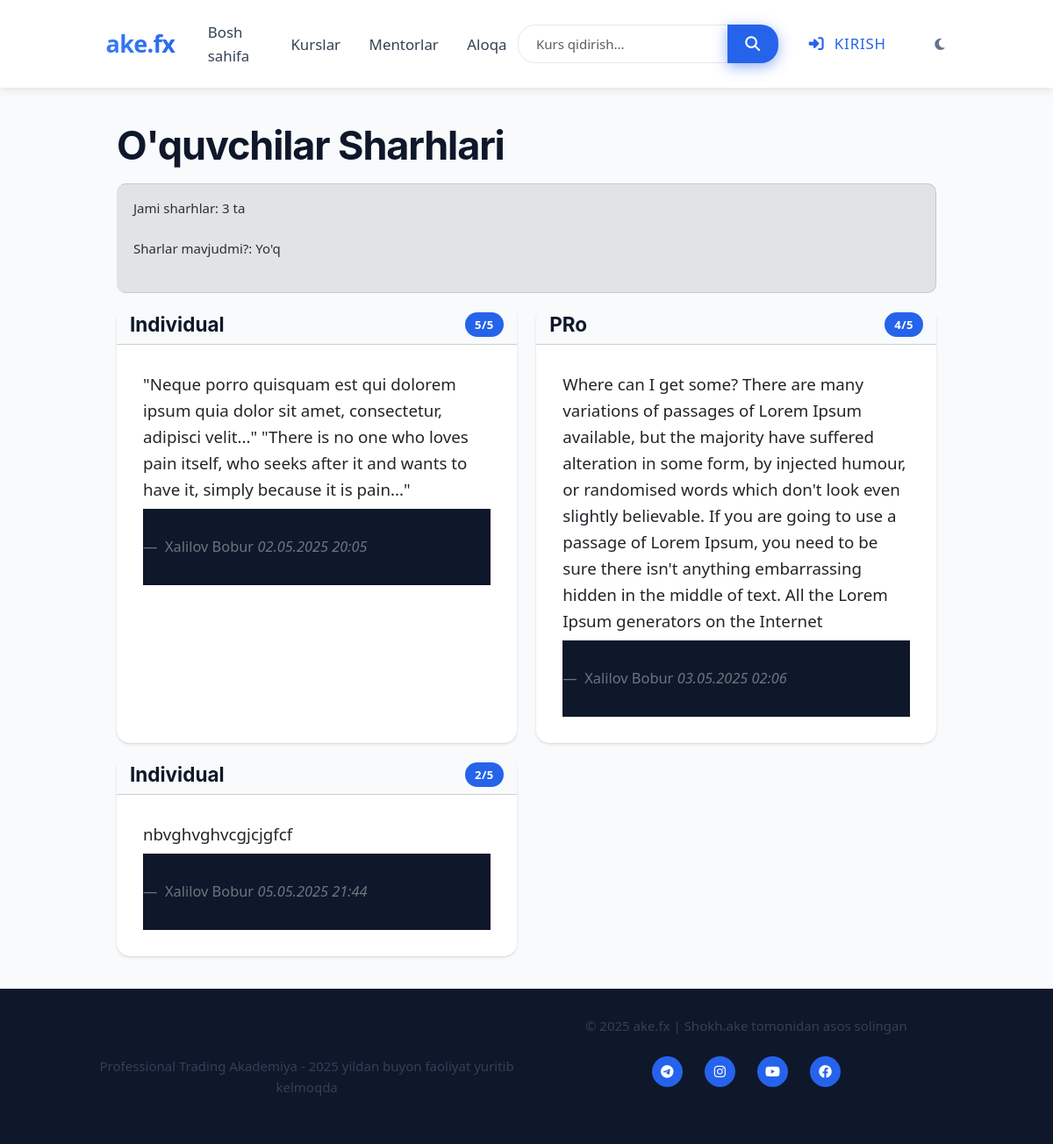
The app's page /reviews/ with its own data.
### main/models.py (models this page shows, shortened)
class Review(models.Model):
    student = models.ForeignKey(Student, on_delete=models.CASCADE)
    course = models.ForeignKey(Course, on_delete=models.CASCADE)
    rating = models.IntegerField()
    comment = models.TextField()
    date = models.DateTimeField(auto_now_add=True)

class Course(models.Model):
    title = models.CharField(max_length=100)
    description = models.TextField()
    price = models.DecimalField(max_digits=8, decimal_places=2)
    duration = models.CharField(max_length=50)  # masalan: '3 oy'
    image = models.ImageField(upload_to='courses/')
    mentor = models.ForeignKey('Mentor', on_delete=models.SET_NULL, null=True, blank=True)
    is_paid = models.BooleanField(default=True)  # Pullik yoki bepul ekanligini belgilash
    category = models.ForeignKey(Category, on_delete=models.SET_NULL, null=True, verbose_name='Kategoriya')
    level = models.ForeignKey('Level', on_delete=models.SET_NULL, null=True, verbose_name='Daraja')
    created_at = models.DateTimeField(auto_now_add=True)

class Student(models.Model):
    full_name = models.CharField(max_length=100)
    phone = models.CharField(max_length=20)
    email = models.EmailField()
    course = models.ForeignKey(Course, on_delete=models.SET_NULL, null=True)
    registered_at = models.DateTimeField(auto_now_add=True)

### main/views.py (the view)
# urls.py: path('reviews/', views.review_list, name='review-list'),
def review_list(request):
    reviews = Review.objects.all().select_related('student', 'course')
    return render(request, 'review_list.html', {'reviews': reviews})

### main/templates/review_list.html (shortened to what this page needs)
{% extends 'base.html' %}
{% block content %}
<div class="container mt-4">
    <h2 class="mb-4">O'quvchilar Sharhlari</h2>
    <div class="alert alert-secondary">
        <p>Jami sharhlar: {{ reviews|length }} ta</p>
        <p>Sharlar mavjudmi?: {{ reviews_exist|yesno:"Ha,Yo'q" }}</p>
    </div>
    {% if reviews %}
    <div class="row">
        {% for review in reviews %}
        <div class="col-md-6 mb-4">
            <div class="card h-100 shadow-sm">
                <div class="card-header bg-light">
                    <div class="d-flex justify-content-between">
                        <h5 class="mb-0">{{ review.course.title }}</h5>
                        <span class="badge bg-primary">{{ review.rating }}/5</span>
                    </div>
                </div>
                <div class="card-body">
                    <blockquote class="blockquote mb-0">
                        <p>{{ review.comment }}</p>
                        <footer class="blockquote-footer">
                            {{ review.student.full_name }}
                            <cite title="Sana">{{ review.date|date:"d.m.Y H:i" }}</cite>
                        </footer>
                    </blockquote>
                </div>
            </div>
        </div>
        {% endfor %}
    </div>
    {% endif %}
</div>
{% endblock %}

### main/templates/base.html (style rules this page uses)
:root { --primary-color: #2563eb; --secondary-color: #1e40af; --accent-color: #3b82f6; --light-bg: #f8fafc; --dark-bg: #0f172a; --dark-nav: #1e293b; --light-text: #f1f5f9; --dark-text: #334155; --transition: all 0.3s ease; }
body { font-family: 'Segoe UI', Tahoma, Geneva, Verdana, sans-serif; transition: var(--transition); background-color: var(--light-bg); color: var(--dark-text); }
.alert { border-radius: 10px; border-left: 4px solid transparent; }
footer { padding: 30px 0; transition: var(--transition); background-color: #f1f5f9; color: var(--dark-text); }

### records on screen
Review: course "Individual", rating "5", comment "\"Neque porro quisquam est qui dolorem ipsum quia dolor sit amet, consectetur, adipisci velit...\" \"There is no one who loves pain itself, who seeks after it and wants to have it, simply because it is pain...\"", student.full_name "Xalilov Bobur", date "02.05.2025 20:05"
Review: course "PRo", rating "4", comment "Where can I get some? There are many variations of passages of Lorem Ipsum available, but the majority have suffered alteration in some form, by injected humour, or randomised words which don't look even slightly believable. If you are going to use a passage of Lorem Ipsum, you need to be sure there isn't anything embarrassing hidden in the middle of text. All the Lorem Ipsum generators on the Internet", student.full_name "Xalilov Bobur", date "03.05.2025 02:06"
Review: course "Individual", rating "2", comment "nbvghvghvcgjcjgfcf", student.full_name "Xalilov Bobur", date "05.05.2025 21:44"

### other values on screen
{{ reviews|length }} "3"
{{ reviews_exist|yesno:"Ha,Yo'q" }} "Yo'q"
